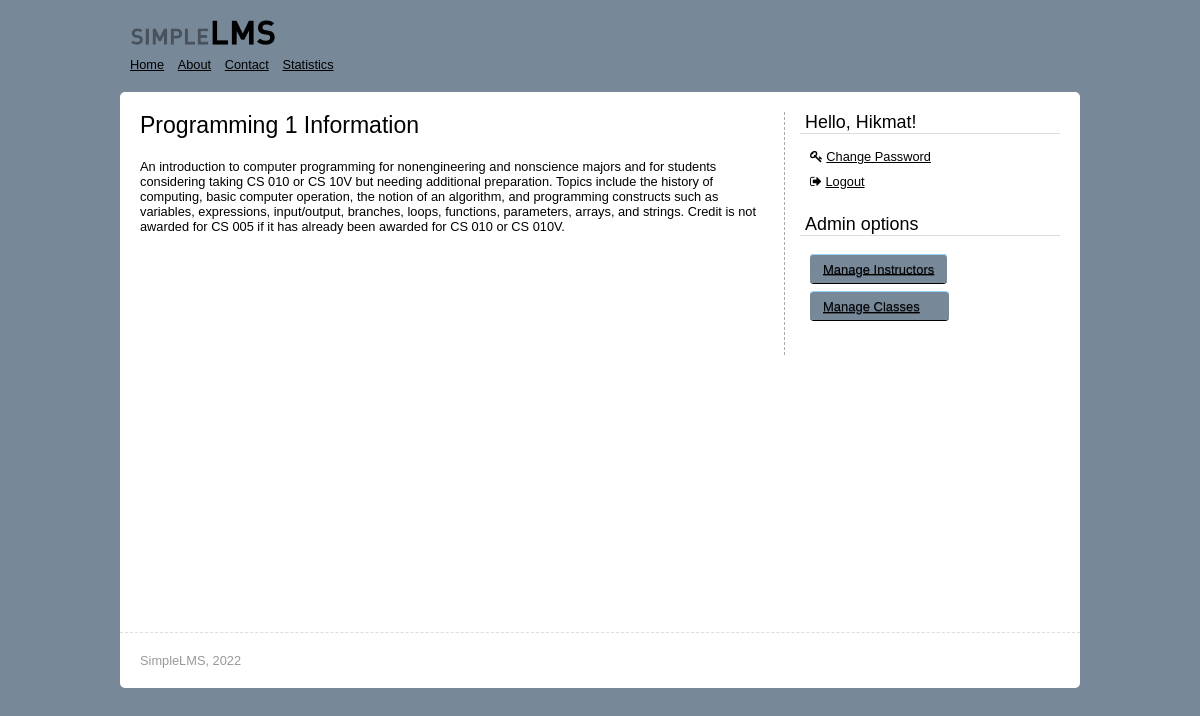
Screenshot of /student/classinfo.php?id=1 (signed in) with the database file from the repository.
### tables this page shows
CREATE TABLE `classes` (
 `id` int(11) NOT NULL AUTO_INCREMENT,
 `name` varchar(255) NOT NULL,
 `info` text,
 `teacherid` int(11) NOT NULL,
 PRIMARY KEY (`id`)
);

### core/functions/users.php (called while the page is built, shortened)
<?php
if (!function_exists('user_data')) {
    function user_data($id)
    {
        $id   = (int) $id;
        $func_num_args = func_num_args();
        $func_get_args = func_get_args();
        if ($func_num_args > 1) {
            unset($func_get_args[0]);
            $fields = '`' . implode('`, `', $func_get_args) . '`';
            $data = mysql_fetch_assoc(mysql_query("SELECT $fields FROM `logins` WHERE `id` = $id"));
            return $data;
        }
    }
}
if (!function_exists('logged_in')) {
    function logged_in()
    {
        return isset($_SESSION['id']);
    }
}

### core/init.php (called while the page is built, shortened)
<?php
require 'functions/users.php';
if (logged_in() === true) {
    $session_user_id = $_SESSION['id'];
    $user_data = user_data(
        $session_user_id,
        'id',
        'username',
        'password',
        'access',
        'name',
        'surname',
        'email',
        'phone'
    );
}

### student/classinfo.php (the view, shortened to what this page needs)
<?php include '../core/init.php';?>
<?php include '../includes/overall/header.php';?>
<h1>
<?php
$classid = $_GET['id'];
$classname = mysql_result(mysql_query("SELECT `name` FROM `classes` WHERE `id` = '$classid'"), 0, 'name');
echo $classname, ' Information';
?>
</h1>
<p>
<?php
$classinfo = mysql_result(mysql_query("SELECT `info` FROM `classes` WHERE `id` = '$classid'"), 0, 'info');
echo $classinfo;
?>
</p>
<?php include '../includes/overall/footer.php';?>

### includes/overall/header.php
<html>
<?php include(dirname(__FILE__).'/../head.php');?>
<body>
<?php include(dirname(__FILE__).'/../header.php');?>
    <div id="container">
<?php include(dirname(__FILE__).'/../aside.php');?>

### includes/head.php (shortened to what this page needs)
<head>
    <link rel="stylesheet" href="../assets/main.css">
    <link rel="stylesheet" href="https://maxcdn.bootstrapcdn.com/font-awesome/4.6.1/css/font-awesome.min.css">
</head>

### includes/header.php (shortened to what this page needs)
  <header>
      <h1 class="logo"><img src="../assets/images/logo.png"></h1>
<?php include 'menu.php' ?>
  </header>

### includes/menu.php
<nav>
    <ul>
        <li><a href="../index.php">Home</a></li>
        <li><a href="../about.php">About</a></li>
        <li><a href="../contact.php">Contact</a></li>
        <li><a href="../stats.php">Statistics</a></li>
    </ul>
</nav>

### includes/aside.php (shortened to what this page needs)
<aside>
<?php
if (logged_in() === true) {
    include 'widgets/loggedin.php';
} else {
    include 'widgets/login.php';
}
if ($user_data['access'] == '2') {
    include 'widgets/adminwidget.php';
}
?>
</aside>

### includes/widgets/loggedin.php
      <div class="widget">
           <h2>Hello, <?php echo $user_data['name'];?>!</h2>
           <div class="inner">
<ul>
<li>
                                           <i class="fa fa-key" aria-hidden="true"></i>
	<a href="../../account/changepass.php">Change Password</a>
</li>
<li>
                                           <i class="fa fa-sign-out" aria-hidden="true"></i>
	<a href="../../account/logout.php">Logout</a>
</li>
</ul>
           </div>
       </div>

### includes/widgets/adminwidget.php
<div class="widget">
    <h2>Admin options</h2>
    <div class="inner">
                            <br>
        <ul>
        <a class="myButton" href="../../admin/adminteacher.php">Manage Instructors</a><br><br>
        <a class="myButton" style="display: inline-block; width: 113px;" href="../../admin/adminclasses.php">Manage Classes</a><br><br>
        </ul>
    </div>
</div>

### includes/overall/footer.php
</div>
	<?php include (dirname(__FILE__).'/../footer.php');?>
</body>
</html>

### includes/footer.php
<footer>
    SimpleLMS,
    <?php
        echo date('Y');
    ?>
</footer>

### assets/main.css (style rules this page uses)
ul { padding: 0; margin: 0 0 20px 0; list-style: none; }
h1, h2 { padding: 0; margin: 0 0 20px 0; font-weight: normal; }
p { padding: 0; margin: 0 0 20px 0; }
a:link, a:visited { text-decoration: underline; color: #000; }
ul li { padding: 5px 0; }
h1 { font-size: 1.8em; }
h2 { font-size: 1.4em; }
.logo { font: 2em Arial; margin: 0 0 10px 0; padding: 0; width: 200px; color: #000; }
body { background: lightslategray; font-family: Arial; font-size: 0.8em; }
#container, footer { background: #fff; width: 920px; margin: 0 auto; padding: 20px; }
header { width: 940px; padding: 10px; margin: 0 auto 10px auto; }
#container { min-height: 500px; border-radius: 5px 5px 0 0; }
footer { border-radius: 0 0 5px 5px; }
.widget { margin-bottom: 20px; }
.widget h2 { margin: 0 0 10px 0; padding: 0 5px; font-weight: normal; border-bottom: 1px solid #ddd; }
.widget .inner { margin: 0 10px; }
nav { float: left; }
nav ul { margin: 0; }
nav ul li { display: inline; margin-right: 10px; }
nav ul li a { text-decoration: none; }
aside { width: 260px; float: right; border-left: 1px dashed #aaa; padding-left: 15px; margin-left: 15px; }
footer { border-top:1px dashed #ddd; color: #999; }
.myButton { border-top: 1px solid #96d1f8; background: #778899; background: -webkit-gradient(linear, left top, left bottom, from(#778899), to(#778899)); background: -webkit-linear-gradient(top, #778899, #778899); background: -moz-linear-gradient(top, #778899, #778899); background: -ms-linear-gradient(top, #778899, #778899); background: -o-linear-gradient(top, #778899, #778899); padding: 6.5px 13px; -webkit-border-radius: 4px; -moz-border-radius: 4px; border-radius: 4px; -webkit-box-shadow: rgba(0,0,0,1) 0 1px 0; -moz-box-shadow: rgba(0,0,0,1) 0 1px 0; box-shadow: rgba(0,0,0,1) 0 1px 0; text-shadow: rgba(0,0,0,.4) 0 1px 0; color: #000000; font-size: 13px; font-family: Helvetica, Arial, Sans-Serif; text-decoration: none; vertical-align: middle; }

### rows the page displays
classes: name "Programming 1", info "An introduction to computer programming for nonengineering and nonscience majors and for students considering taking CS 010 or CS 10V but needing additional preparation. Topics include the history of computing, basic computer operation, the notion of an algorithm, and programming constructs such as variables, expressions, input/output, branches, loops, functions, parameters, arrays, and strings. Credit is not awarded for CS 005 if it has already been awarded for CS 010 or CS 010V."

### other values shown
$user_data['name'] "Hikmat"
